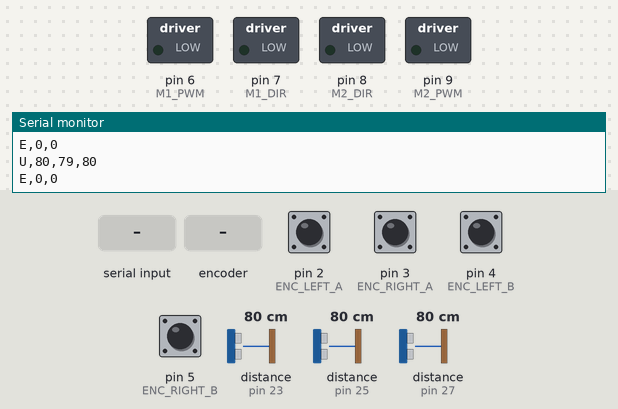
The sketch below on a simulated Arduino Mega 2560, built with avr-gcc and run on an emulated ATmega2560. Shown: switched loads named in the sketch (green lamp = pin HIGH), the last lines printed to the serial monitor. Wiring (inferred from the names in the program): 3 × ultrasonic range finder: trigger pin 22, echo pin 23 / trigger pin 24, echo pin 25 / trigger pin 26, echo pin 27. Inputs (shaded band) come from the test bench; at power-on: pin 2 (ENC_LEFT_A), pin 3 (ENC_RIGHT_A), pin 4 (ENC_LEFT_B), pin 5 (ENC_RIGHT_B) HIGH, distance to the obstacle (sensors on pin 23, pin 25, pin 27) 80 cm. The echo pulse lasts 58.3 µs per cm; pins used as bus, display or sensor lines are not drawn.

Above: at 1.2 s.
1.3 s: "V,,45\n" received over Serial
4.3 s: rotary encoder on pin 2 (ENC_LEFT_A) / pin 4 (ENC_LEFT_B) turned 1 step (first pin leading)
At 5.17 s:
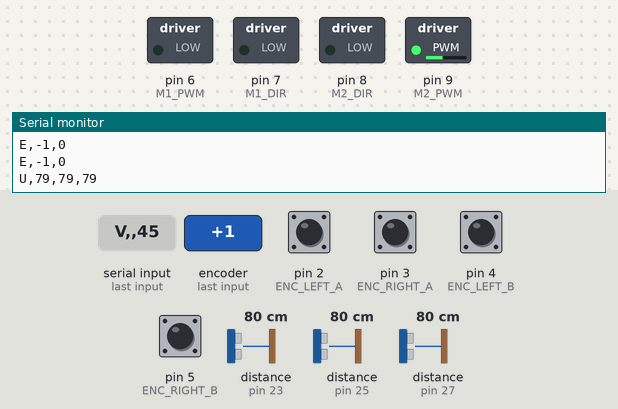
7.5 s: "P,90\n" received over Serial
9.0 s: pin 3 (ENC_RIGHT_A) pulled LOW for 0.15 s
At 9.7 s:
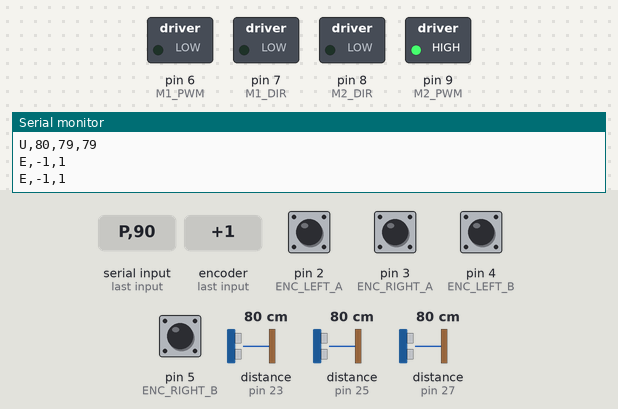
10.7 s: rotary encoder on pin 2 (ENC_LEFT_A) / pin 4 (ENC_LEFT_B) turned 1 step (first pin leading)
At 11.9 s:
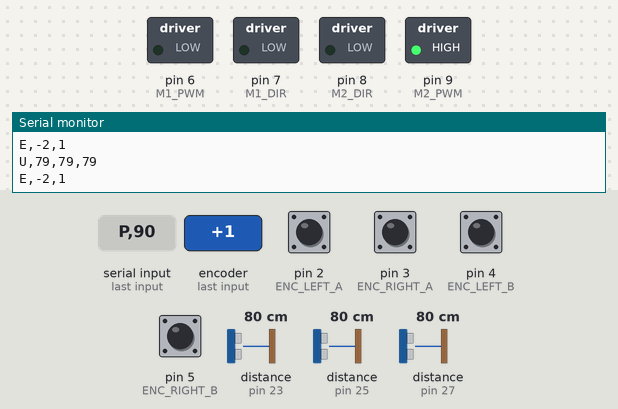
12.4 s: pin 3 (ENC_RIGHT_A) pulled LOW for 3.2 s
At 16.1 s:
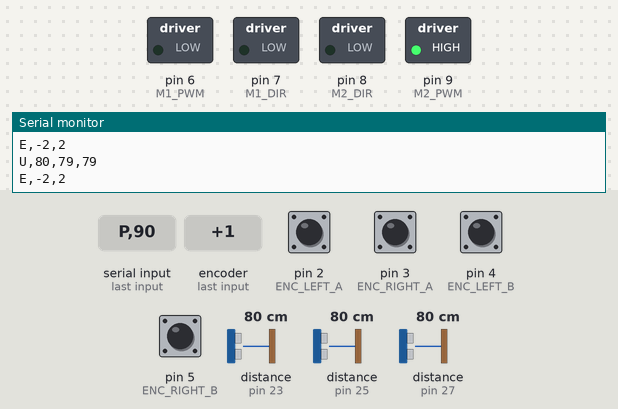
Timing chart, 0 to 17.6 s (numbered marks = the images above; inputs shaded):
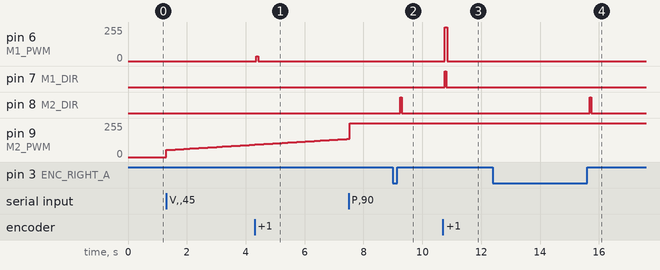

The sketch:

motor_control_pid_ultrasonic.ino
```cpp
// PID Motor Control + Ultrasonic Firmware for Arduino Mega
// Communicates with Pi via raw serial (no rosserial)
// Protocol:
//   Pi sends: "V,leftTicksPerSec,rightTicksPerSec\n" (velocity mode, PID controlled)
//   Pi sends: "M,leftPWM,rightPWM\n" (raw PWM mode, no PID — fallback)
//   Pi sends: "S\n" (stop motors)
//   Pi sends: "R\n" (reset encoders)
//   Pi sends: "P,Kp,Ki,Kd\n" (tune PID gains)
//   Arduino sends: "E,leftTicks,rightTicks\n" every 50ms
//   Arduino sends: "U,frontLow,frontMid,frontHigh\n" every 100ms (distances in cm)

// ============ PIN ASSIGNMENTS ============

// Encoder pins
#define ENC_LEFT_A 2
#define ENC_LEFT_B 4
#define ENC_RIGHT_A 3
#define ENC_RIGHT_B 5

// MDD10A motor driver pins
#define M1_PWM 6
#define M1_DIR 7
#define M2_PWM 9
#define M2_DIR 8

// HC-SR04 Ultrasonic sensor pins
// Sensor 1: Front low (~5cm height) — catches chair legs, floor obstacles
#define US1_TRIG 22
#define US1_ECHO 23

// Sensor 2: Front mid (~15cm height) — LiDAR height redundancy
#define US2_TRIG 24
#define US2_ECHO 25

// Sensor 3: Front high (~30cm height) — catches table edges, shelves
#define US3_TRIG 26
#define US3_ECHO 27

// ============ ENCODER VARIABLES ============

volatile long leftTicks = 0;
volatile long rightTicks = 0;

long prevLeftTicks = 0;
long prevRightTicks = 0;

// ============ PID VARIABLES ============

float Kp = 0.8;
float Ki = 0.3;
float Kd = 0.05;

float leftErrorSum = 0;
float leftErrorPrev = 0;
int leftPWM = 0;

float rightErrorSum = 0;
float rightErrorPrev = 0;
int rightPWM = 0;

float leftTargetVel = 0;
float rightTargetVel = 0;

bool pidMode = false;

const float integralLimit = 500.0;
const int minPWM = 30;

// ============ ULTRASONIC VARIABLES ============

int distFrontLow = 999;   // cm
int distFrontMid = 999;   // cm
int distFrontHigh = 999;  // cm

// Which sensor to read this cycle (round-robin to avoid interference)
int currentSensor = 0;

// ============ TIMING ============

unsigned long lastPIDUpdate = 0;
unsigned long lastPublish = 0;
unsigned long lastUltrasonicRead = 0;
unsigned long lastUltrasonicPublish = 0;

const unsigned long pidInterval = 50;            // PID update every 50ms
const unsigned long publishInterval = 50;        // Encoder publish every 50ms
const unsigned long ultrasonicReadInterval = 35;  // Read one sensor every 35ms (3 sensors = ~105ms full cycle)
const unsigned long ultrasonicPublishInterval = 100; // Publish distances every 100ms

// ============ SERIAL ============

String inputBuffer = "";

// ============ ISR ============

void leftEncoderISR() {
  if (digitalRead(ENC_LEFT_B) == HIGH)
    leftTicks++;
  else
    leftTicks--;
}

void rightEncoderISR() {
  if (digitalRead(ENC_RIGHT_B) == HIGH)
    rightTicks++;
  else
    rightTicks--;
}

// ============ MOTOR CONTROL ============

void setMotor(int pwmPin, int dirPin, int speed) {
  if (speed >= 0) {
    digitalWrite(dirPin, LOW);
    analogWrite(pwmPin, constrain(speed, 0, 255));
  } else {
    digitalWrite(dirPin, HIGH);
    analogWrite(pwmPin, constrain(-speed, 0, 255));
  }
}

void stopMotors() {
  leftTargetVel = 0;
  rightTargetVel = 0;
  leftPWM = 0;
  rightPWM = 0;
  leftErrorSum = 0;
  rightErrorSum = 0;
  leftErrorPrev = 0;
  rightErrorPrev = 0;
  setMotor(M1_PWM, M1_DIR, 0);
  setMotor(M2_PWM, M2_DIR, 0);
}

// ============ PID ============

int computePID(float target, float actual, float &errorSum, float &errorPrev, float dt) {
  float error = target - actual;

  errorSum += error * dt;
  if (errorSum > integralLimit) errorSum = integralLimit;
  if (errorSum < -integralLimit) errorSum = -integralLimit;

  float errorDeriv = 0;
  if (dt > 0) {
    errorDeriv = (error - errorPrev) / dt;
  }
  errorPrev = error;

  float output = (Kp * error) + (Ki * errorSum) + (Kd * errorDeriv);
  int pwm = (int)output;

  if (target != 0 && pwm > 0 && pwm < minPWM) pwm = minPWM;
  if (target != 0 && pwm < 0 && pwm > -minPWM) pwm = -minPWM;
  if (target == 0 && abs(pwm) < minPWM) pwm = 0;

  return constrain(pwm, -255, 255);
}

// ============ ULTRASONIC ============

int readUltrasonic(int trigPin, int echoPin) {
  // Send 10us trigger pulse
  digitalWrite(trigPin, LOW);
  delayMicroseconds(2);
  digitalWrite(trigPin, HIGH);
  delayMicroseconds(10);
  digitalWrite(trigPin, LOW);

  // Read echo with timeout (30ms = ~5m max range)
  long duration = pulseIn(echoPin, HIGH, 30000);

  if (duration == 0) {
    return 999;  // No echo = nothing in range
  }

  // Convert to cm (speed of sound = 343 m/s, divide by 2 for round trip)
  int distance = (int)(duration * 0.0343 / 2.0);

  // Clamp to reasonable range
  if (distance < 2) distance = 2;
  if (distance > 400) distance = 999;

  return distance;
}

void readNextUltrasonic() {
  switch (currentSensor) {
    case 0:
      distFrontLow = readUltrasonic(US1_TRIG, US1_ECHO);
      break;
    case 1:
      distFrontMid = readUltrasonic(US2_TRIG, US2_ECHO);
      break;
    case 2:
      distFrontHigh = readUltrasonic(US3_TRIG, US3_ECHO);
      break;
  }
  currentSensor = (currentSensor + 1) % 3;
}

// ============ SERIAL COMMANDS ============

void processCommand(String cmd) {
  if (cmd.startsWith("V,")) {
    int firstComma = cmd.indexOf(',');
    int secondComma = cmd.indexOf(',', firstComma + 1);
    if (secondComma == -1) return;

    leftTargetVel = cmd.substring(firstComma + 1, secondComma).toFloat();
    rightTargetVel = cmd.substring(secondComma + 1).toFloat();
    pidMode = true;
  }
  else if (cmd.startsWith("M,")) {
    int firstComma = cmd.indexOf(',');
    int secondComma = cmd.indexOf(',', firstComma + 1);
    if (secondComma == -1) return;

    int leftSpeed = cmd.substring(firstComma + 1, secondComma).toInt();
    int rightSpeed = cmd.substring(secondComma + 1).toInt();

    pidMode = false;
    leftErrorSum = 0;
    rightErrorSum = 0;

    setMotor(M1_PWM, M1_DIR, leftSpeed);
    setMotor(M2_PWM, M2_DIR, rightSpeed);
  }
  else if (cmd.startsWith("S")) {
    pidMode = false;
    stopMotors();
  }
  else if (cmd.startsWith("R")) {
    noInterrupts();
    leftTicks = 0;
    rightTicks = 0;
    interrupts();
    prevLeftTicks = 0;
    prevRightTicks = 0;
  }
  else if (cmd.startsWith("P,")) {
    int c1 = cmd.indexOf(',');
    int c2 = cmd.indexOf(',', c1 + 1);
    int c3 = cmd.indexOf(',', c2 + 1);
    if (c3 == -1) return;

    Kp = cmd.substring(c1 + 1, c2).toFloat();
    Ki = cmd.substring(c2 + 1, c3).toFloat();
    Kd = cmd.substring(c3 + 1).toFloat();

    leftErrorSum = 0;
    rightErrorSum = 0;

    Serial.print("PID,");
    Serial.print(Kp, 3);
    Serial.print(",");
    Serial.print(Ki, 3);
    Serial.print(",");
    Serial.println(Kd, 3);
  }
}

// ============ SETUP ============

void setup() {
  Serial.begin(115200);

  // Motor pins
  pinMode(M1_PWM, OUTPUT);
  pinMode(M1_DIR, OUTPUT);
  pinMode(M2_PWM, OUTPUT);
  pinMode(M2_DIR, OUTPUT);
  analogWrite(M1_PWM, 0);
  analogWrite(M2_PWM, 0);

  // Encoder pins
  pinMode(ENC_LEFT_A, INPUT_PULLUP);
  pinMode(ENC_LEFT_B, INPUT);
  pinMode(ENC_RIGHT_A, INPUT_PULLUP);
  pinMode(ENC_RIGHT_B, INPUT);

  attachInterrupt(digitalPinToInterrupt(ENC_LEFT_A), leftEncoderISR, RISING);
  attachInterrupt(digitalPinToInterrupt(ENC_RIGHT_A), rightEncoderISR, RISING);

  // Ultrasonic pins
  pinMode(US1_TRIG, OUTPUT);
  pinMode(US1_ECHO, INPUT);
  pinMode(US2_TRIG, OUTPUT);
  pinMode(US2_ECHO, INPUT);
  pinMode(US3_TRIG, OUTPUT);
  pinMode(US3_ECHO, INPUT);

  Serial.println("READY");
}

// ============ MAIN LOOP ============

void loop() {
  // Read serial commands
  while (Serial.available()) {
    char c = Serial.read();
    if (c == '\n') {
      inputBuffer.trim();
      processCommand(inputBuffer);
      inputBuffer = "";
    } else {
      inputBuffer += c;
    }
  }

  unsigned long now = millis();

  // PID update
  if (pidMode && (now - lastPIDUpdate >= pidInterval)) {
    float dt = (now - lastPIDUpdate) / 1000.0;
    lastPIDUpdate = now;

    long lt, rt;
    noInterrupts();
    lt = leftTicks;
    rt = rightTicks;
    interrupts();

    float leftActualVel = (lt - prevLeftTicks) / dt;
    float rightActualVel = (rt - prevRightTicks) / dt;
    prevLeftTicks = lt;
    prevRightTicks = rt;

    leftPWM = computePID(leftTargetVel, leftActualVel, leftErrorSum, leftErrorPrev, dt);
    rightPWM = computePID(rightTargetVel, rightActualVel, rightErrorSum, rightErrorPrev, dt);

    setMotor(M1_PWM, M1_DIR, leftPWM);
    setMotor(M2_PWM, M2_DIR, rightPWM);
  }

  // Read one ultrasonic sensor per cycle (round-robin)
  if (now - lastUltrasonicRead >= ultrasonicReadInterval) {
    lastUltrasonicRead = now;
    readNextUltrasonic();
  }

  // Publish encoder ticks
  if (now - lastPublish >= publishInterval) {
    lastPublish = now;

    long lt, rt;
    noInterrupts();
    lt = leftTicks;
    rt = rightTicks;
    interrupts();

    Serial.print("E,");
    Serial.print(lt);
    Serial.print(",");
    Serial.println(rt);
  }

  // Publish ultrasonic distances
  if (now - lastUltrasonicPublish >= ultrasonicPublishInterval) {
    lastUltrasonicPublish = now;

    Serial.print("U,");
    Serial.print(distFrontLow);
    Serial.print(",");
    Serial.print(distFrontMid);
    Serial.print(",");
    Serial.println(distFrontHigh);
  }
}
```

Measured:
- after the input at 4.3 s, pin 6 (M1_PWM): 0/255 → 36/255 after 0.06 s, → 0/255 0.05 s later
- after the input at 9.0 s, pin 8 (M2_DIR): LOW → HIGH after 0.24 s, → LOW 0.05 s later
- after the input at 10.7 s, pin 6 (M1_PWM): 0/255 → 255/255 after 0.05 s, → 0/255 0.10 s later; pin 7 (M1_DIR): LOW → HIGH after 0.05 s, → LOW 0.05 s later
- after the input at 12.4 s, pin 8 (M2_DIR): LOW → HIGH after 3.3 s, → LOW 0.05 s later
